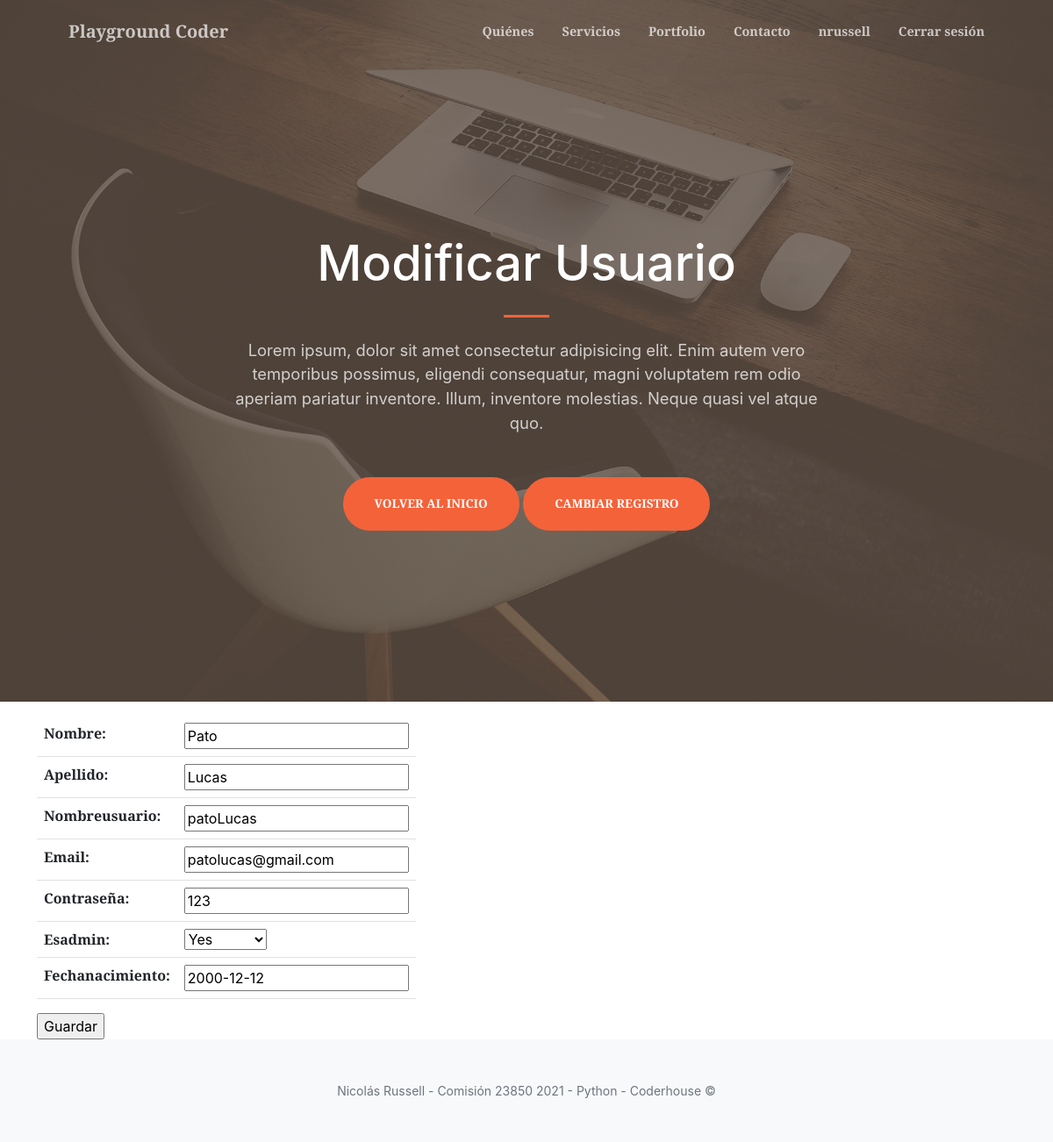
/AppPerfiles/editarUsuario/1 (signed in), run on the app's committed database.
### AppRegistro/models.py (models this page shows, shortened)
class Usuario(models.Model):
    nombre = models.CharField(max_length=10)
    apellido = models.CharField(max_length=15)
    nombreUsuario = models.CharField(max_length=10)
    email = models.EmailField()
    contraseña = models.CharField(max_length=10)
    esAdmin = models.BooleanField()
    fechaNacimiento = models.DateField()

### AppPerfiles/views.py (the view)
# urls.py: path('editarUsuario/<id_usuario>', views.editarUsuario, name='Editar Usuario'),
@login_required(login_url="/AppLogin/login")
def editarUsuario(request, id_usuario):
    usuario = Usuario.objects.get(id=id_usuario)
    if request.method == 'POST':
        miFormulario = UsuarioForm(request.POST)
        if miFormulario.is_valid():
            informacion = miFormulario.cleaned_data
            usuario.nombre = informacion['nombre'],
            usuario.apellido = informacion['apellido']
            usuario.nombreUsuario = informacion['nombreUsuario']
            usuario.email = informacion['email']
            usuario.contraseña = informacion['contraseña']
            usuario.esAdmin = informacion['esAdmin']
            usuario.fechaNacimiento = informacion['fechaNacimiento']
            usuario.save()
            return render(request, "AppPerfiles/verPerfiles.html")
    else:
        miFormulario = UsuarioForm(initial={'nombre':usuario.nombre, 'apellido':usuario.apellido,
         'nombreUsuario':usuario.nombreUsuario, 'email':usuario.email, 'contraseña':usuario.contraseña,
         'esAdmin':usuario.esAdmin, 'fechaNacimiento':usuario.fechaNacimiento})
    return render(request, "AppPerfiles/editarUsuario.html", {"miFormulario":miFormulario, "id_usuario":id_usuario})

### AppRegistro/forms.py
class UsuarioForm(forms.Form):
    nombre = forms.CharField(max_length=10)
    apellido = forms.CharField(max_length=15)
    nombreUsuario = forms.CharField(max_length=10)
    email = forms.EmailField()
    contraseña = forms.CharField(max_length=10)
    esAdmin = forms.NullBooleanField()
    fechaNacimiento = forms.DateField()

### AppPerfiles/templates/AppPerfiles/editarUsuario.html
{% extends "AppRegistro/index.html" %}
{% load static %}
{% block titulo %}
    <h1 class="text-white font-weight-bold">Modificar Usuario</h1>
{% endblock %}
{% block botones %}
    <p class="text-white-75 mb-5">Lorem ipsum, dolor sit amet consectetur adipisicing elit. Enim autem vero temporibus possimus, eligendi consequatur, magni voluptatem rem odio aperiam pariatur inventore. Illum, inventore molestias. Neque quasi vel atque quo.</p>
    <a class="btn btn-primary btn-xl" href="{% url 'Inicio' %}">Volver al inicio</a>
    <a class="btn btn-primary btn-xl" href="{% url 'Registrarse' %}">Cambiar registro</a>
{% endblock %}
{% block formulario %}
<div class="container">
    <form action="/AppPerfiles/verPerfiles" method="POST"> {% csrf_token %}
        <div class="col-3 mb-3 mt-3">
            <table class="table">
                {{ miFormulario.as_table }}
            </table>
        </div>
        <input type="submit" value="Guardar">
    </form>
</div>
{% endblock %}

### AppRegistro/templates/AppRegistro/index.html (shortened to what this page needs)
<!DOCTYPE html>
<html lang="en">
    <head>
        {% load static %}
        <link href="https://cdn.jsdelivr.net/npm/bootstrap-icons@1.5.0/font/bootstrap-icons.css" rel="stylesheet" />
        <link href="https://cdnjs.cloudflare.com/ajax/libs/SimpleLightbox/2.1.0/simpleLightbox.min.css" rel="stylesheet" />
        <link href="{% static 'AppRegistro/css/styles.css' %}" rel="stylesheet" />
    </head>
    <body id="page-top">
        <nav class="navbar navbar-expand-lg navbar-light fixed-top py-3" id="mainNav">
            <div class="container px-4 px-lg-5">
                <a class="navbar-brand" href="{% url 'Inicio' %}">Playground Coder</a>
                <div class="collapse navbar-collapse" id="navbarResponsive">
                    <ul class="navbar-nav ms-auto my-2 my-lg-0">
                        <li class="nav-item"><a class="nav-link" href="{% url 'Quiénes' %}">Quiénes</a></li>
                        <li class="nav-item"><a class="nav-link" href="#services">Servicios</a></li>
                        <li class="nav-item"><a class="nav-link" href="#portfolio">Portfolio</a></li>
                        <li class="nav-item"><a class="nav-link" href="#contact">Contacto</a></li>
                        {% if request.user.is_authenticated %}
                            <li class="nav-item"><a class="nav-link" href="{% url 'Editar Admin' %}">{{user.username}}</a></li>
                            <li class="nav-item"><a class="nav-link" href="{% url 'Logout' %}">Cerrar sesión</a></li>
                        {% endif %}
                    </ul>
                </div>
            </div>
        </nav>
        <header class="masthead">
            <div class="container px-4 px-lg-5 h-100">
                <div class="row gx-4 gx-lg-5 h-100 align-items-center justify-content-center text-center">
                    <div class="col-lg-8 align-self-end">
                        {% block titulo %}{% endblock %}
                        <hr class="divider" />
                    </div>
                    <div class="col-lg-8 align-self-baseline">
                        {% block botones %}{% endblock %}
                    </div>
                </div>
            </div>
        </header>
        {% block formulario %}
        {% endblock %}
        <footer class="bg-light py-5">
            <div class="container px-4 px-lg-5"><div class="small text-center text-muted">Nicolás Russell - Comisión 23850  2021 - Python - Coderhouse &copy;</div></div>
        </footer>
    </body>
</html>

### data on the page
Usuario: nombre "Pato", apellido "Lucas", nombreUsuario "patoLucas", email "patolucas@gmail.com", contraseña "123", esAdmin "Yes", fechaNacimiento "2000-12-12"

### other printed values
{{ user.username }} "nrussell"
